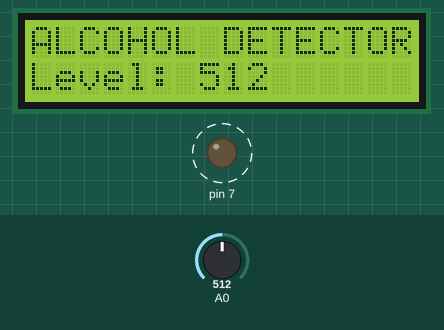
Bench run of a sketch on a simulated Arduino Uno, built with avr-gcc and run on an emulated ATmega328P. Parts: 16×2 character LCD, output pins drawn as LEDs (lit = HIGH). Dashed ring = blinking. The test bench sets the inputs (shaded band); at power-on: A0 = 512. What the sketch prints to the serial monitor is not drawn.

Above: at 1.2 s.
1.3 s: A0 set to 316
At 2.4 s:
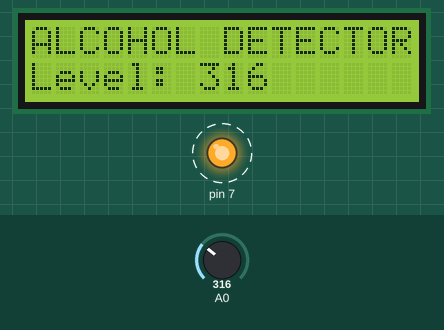
4.0 s: A0 set to 289
At 5.6 s:
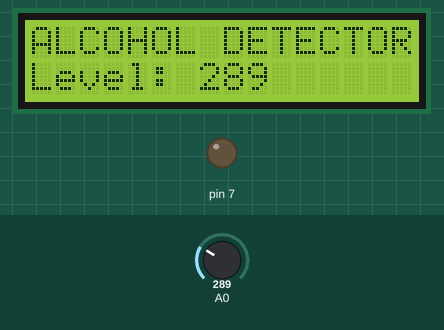
6.5 s: A0 set to 306
At 8.3 s:
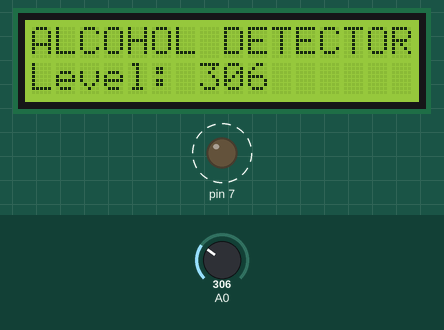
Timing chart, 0 to 15.0 s (numbered marks = the images above; inputs shaded):
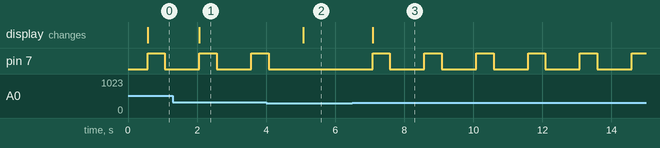

The sketch:

alcoholsensor.ino
```cpp
#include<LiquidCrystal.h>

LiquidCrystal lcd(12,11,5,4,3,2);

void setup() {
  // put your setup code here, to run once:
  Serial.begin(9600);
  lcd.begin(16,2);
 lcd.print("ALCOHOL DETECTOR");
 lcd.setCursor(0,1);
 lcd.print("Level: ");
  pinMode(A0,INPUT);
  pinMode(7,OUTPUT);
  digitalWrite(7,LOW);


}

void loop() {
  // put your main code here, to run repeatedly:
int  alcohol=analogRead(A0);
Serial.println(alcohol);
delay(500);
lcd.setCursor(0,1);
 lcd.print("Level: ");
 lcd.print(alcohol);
  if(alcohol>300)
  {
    digitalWrite(7,HIGH);
    delay(500);
    digitalWrite(7,LOW);
    delay(500);

  }


}
```

Measured:
- the behaviour switches between 301 and 300 on A0 (found by bisection; images 1 and 2)
- after the input at 1.3 s, the display: changes after 0.77 s (image 1)
- after the input at 4.0 s, pin 7: goes on until 4.1 s, then stays LOW; the display: changes after 1.1 s (image 2)
- after the input at 6.5 s, pin 7: alternates HIGH for 0.50 s and LOW for 1.0 s, starting after 0.58 s; the display: changes after 0.58 s (image 3)
